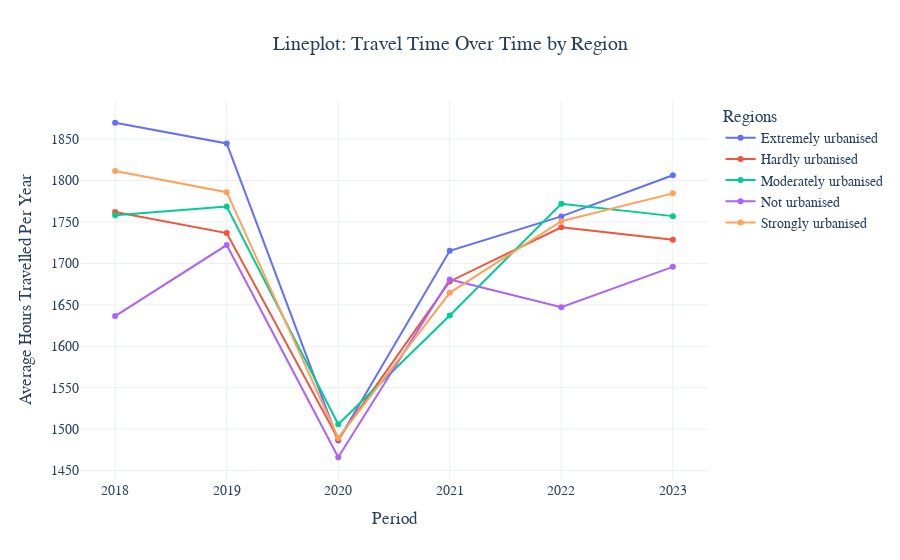
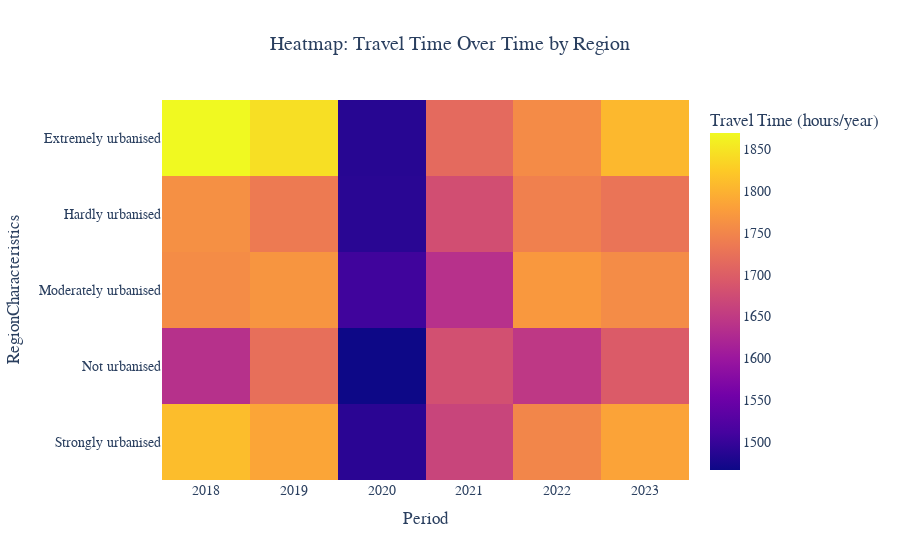
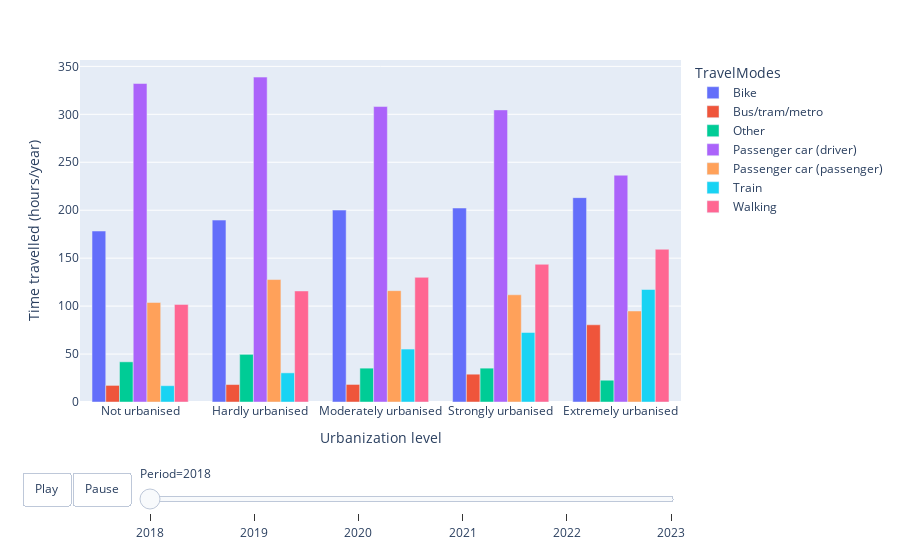

Source (notebook cell) for these figures, in order:
### Markdown cell above
**How did amount of travel time across periods in the different urbanisation levels (in minutes)?**

Understanding the variation travel time for passengers before, during and after the COVID-19 pandemic indicates how travel behaviour might have changed due to the pandemic. These results are cross-checked with the level of urbanisation and provides new insights. A variation of graphs are presented below. Both the graphs contain data from 2018-2023. The COVID-19 pandemic had significant effects on the travel time in 2020, as time furthers travel time augments again. The line plot displays, in line with the expectation, a sharp decline in travel time in 2020 (during the first 'hard'lock-down). It then continues to rise but not evenly across urbanisation level. The areas which were labelled as 'not urbanised' did not climb as fast as the other levels of urbanisation. This could, perhaps, be attributed to the amount of people that work 'remote' and would have to travel further than other people in different urbanisation areas. 


The heatmap underscores these trends with a visual representation of travel time variations. Brighter colors, indicating higher travel times, show a clear decline in 2020 across all regions. However, in the post-pandemic years, the colors reveal a gradual return to increased travel, with urbanized regions showing a more intense recovery. Notably, areas with lower urbanization remain shaded in darker colors, signaling that pre-COVID levels have yet to fully return.

These findings suggest that remote work and telecommuting may have a lasting impact, particularly in non-urbanized areas, where travel patterns may have fundamentally shifted due to the pandemic. This data could indicate a new equilibrium for travel demand, especially if remote work policies persist

### Code cell
# make plot for travelhours

# Deze naam moet anders, want dit werkt niet met hours nad minutes samen.

# Dit is voor justing zn grafieken:
datanototal = data[data['TravelModes'] != 'Total']  # Exclude 'Total'

plot_travelminutes()
barplotanimation(datanototal, 'Time_Travelled_Hours_Per_Year', 'Time travelled (hours/year)')

### Figure 1 — Plotly figure (JSON) as saved in the notebook; plotly's stock layout.template omitted (floating-point values rounded to 4 significant figures)
{"data": [{"hovertemplate": "Region Characteristics=Extremely urbanised<br>Time Period=%{x}<br>Travel Time (Hours/Year)=%{y}<extra></extra>", "legendgroup": "Extremely urbanised", "line": {"color": "#636efa", "dash": "solid"}, "marker": {"symbol": "circle"}, "mode": "lines+markers", "name": "Extremely urbanised", "orientation": "v", "showlegend": true, "type": "scatter", "x": [2018, 2019, 2020, 2021, 2022, 2023], "xaxis": "x", "y": [1870.0, 1845.0, 1486.0, 1715.0, 1757.0, 1806.0], "yaxis": "y"}, {"hovertemplate": "Region Characteristics=Hardly urbanised<br>Time Period=%{x}<br>Travel Time (Hours/Year)=%{y}<extra></extra>", "legendgroup": "Hardly urbanised", "line": {"color": "#EF553B", "dash": "solid"}, "marker": {"symbol": "circle"}, "mode": "lines+markers", "name": "Hardly urbanised", "orientation": "v", "showlegend": true, "type": "scatter", "x": [2018, 2019, 2020, 2021, 2022, 2023], "xaxis": "x", "y": [1762.0, 1737.0, 1488.0, 1678.0, 1744.0, 1729.0], "yaxis": "y"}, {"hovertemplate": "Region Characteristics=Moderately urbanised<br>Time Period=%{x}<br>Travel Time (Hours/Year)=%{y}<extra></extra>", "legendgroup": "Moderately urbanised", "line": {"color": "#00cc96", "dash": "solid"}, "marker": {"symbol": "circle"}, "mode": "lines+markers", "name": "Moderately urbanised", "orientation": "v", "showlegend": true, "type": "scatter", "x": [2018, 2019, 2020, 2021, 2022, 2023], "xaxis": "x", "y": [1758.0, 1769.0, 1506.0, 1637.0, 1772.0, 1757.0], "yaxis": "y"}, {"hovertemplate": "Region Characteristics=Not urbanised<br>Time Period=%{x}<br>Travel Time (Hours/Year)=%{y}<extra></extra>", "legendgroup": "Not urbanised", "line": {"color": "#ab63fa", "dash": "solid"}, "marker": {"symbol": "circle"}, "mode": "lines+markers", "name": "Not urbanised", "orientation": "v", "showlegend": true, "type": "scatter", "x": [2018, 2019, 2020, 2021, 2022, 2023], "xaxis": "x", "y": [1636.0, 1722.0, 1466.0, 1681.0, 1647.0, 1696.0], "yaxis": "y"}, {"hovertemplate": "Region Characteristics=Strongly urbanised<br>Time Period=%{x}<br>Travel Time (Hours/Year)=%{y}<extra></extra>", "legendgroup": "Strongly urbanised", "line": {"color": "#FFA15A", "dash": "solid"}, "marker": {"symbol": "circle"}, "mode": "lines+markers", "name": "Strongly urbanised", "orientation": "v", "showlegend": true, "type": "scatter", "x": [2018, 2019, 2020, 2021, 2022, 2023], "xaxis": "x", "y": [1812.0, 1786, 1489.0, 1664.0, 1751.0, 1785.0], "yaxis": "y"}], "layout": {"font": {"family": "Arial", "size": 14}, "legend": {"title": {"text": "Regions"}, "tracegroupgap": 0}, "title": {"font": {"size": 20}, "text": "Lineplot: Travel Time Over Time by Region", "x": 0.5}, "xaxis": {"anchor": "y", "domain": [0, 1], "title": {"text": "Period"}}, "yaxis": {"anchor": "x", "domain": [0, 1], "title": {"text": "Average Hours Travelled Per Year"}}}}

### Figure 2 — Plotly figure (JSON) as saved in the notebook; plotly's stock layout.template omitted (floating-point values rounded to 4 significant figures)
{"data": [{"coloraxis": "coloraxis", "hovertemplate": "Period: %{x}<br>RegionCharacteristics: %{y}<br>Travel Time (hours/year): %{z}<extra></extra>", "name": "0", "type": "heatmap", "x": [2018, 2019, 2020, 2021, 2022, 2023], "xaxis": "x", "y": ["Extremely urbanised", "Hardly urbanised", "Moderately urbanised", "Not urbanised", "Strongly urbanised"], "yaxis": "y", "z": [[1870.0, 1845.0, 1486.0, 1715.0, 1757.0, 1806.0], [1762.0, 1737.0, 1488.0, 1678.0, 1744.0, 1729.0], [1758.0, 1769.0, 1506.0, 1637.0, 1772.0, 1757.0], [1636.0, 1722.0, 1466.0, 1681.0, 1647.0, 1696.0], [1812.0, 1786, 1489.0, 1664.0, 1751.0, 1785.0]]}], "layout": {"coloraxis": {"colorbar": {"title": {"text": "Travel Time (hours/year)"}}, "colorscale": [[0, "#0d0887"], [0.1111, "#46039f"], [0.2222, "#7201a8"], [0.3333, "#9c179e"], [0.4444, "#bd3786"], [0.5556, "#d8576b"], [0.6667, "#ed7953"], [0.7778, "#fb9f3a"], [0.8889, "#fdca26"], [1, "#f0f921"]]}, "font": {"family": "Arial", "size": 14}, "title": {"font": {"size": 20}, "text": "Heatmap: Travel Time Over Time by Region", "x": 0.5}, "xaxis": {"anchor": "y", "domain": [0, 1], "title": {"text": "Period"}}, "yaxis": {"anchor": "x", "autorange": "reversed", "domain": [0, 1], "title": {"text": "RegionCharacteristics"}}}}

### Figure 3 — Plotly figure (JSON) as saved in the notebook; plotly's stock layout.template omitted (floating-point values rounded to 4 significant figures)
{"data": [{"alignmentgroup": "True", "hovertemplate": "TravelModes=Bike<br>Period=2018<br>Urbanization level=%{x}<br>Time travelled (hours/year)=%{y}<extra></extra>", "legendgroup": "Bike", "marker": {"color": "#636efa", "pattern": {"shape": ""}}, "name": "Bike", "offsetgroup": "Bike", "orientation": "v", "showlegend": true, "textposition": "auto", "type": "bar", "x": ["Extremely urbanised", "Hardly urbanised", "Moderately urbanised", "Not urbanised", "Strongly urbanised"], "xaxis": "x", "y": [213.1, 189.7, 200.1, 178.3, 202.3], "yaxis": "y"}, {"alignmentgroup": "True", "hovertemplate": "TravelModes=Bus/tram/metro<br>Period=2018<br>Urbanization level=%{x}<br>Time travelled (hours/year)=%{y}<extra></extra>", "legendgroup": "Bus/tram/metro", "marker": {"color": "#EF553B", "pattern": {"shape": ""}}, "name": "Bus/tram/metro", "offsetgroup": "Bus/tram/metro", "orientation": "v", "showlegend": true, "textposition": "auto", "type": "bar", "x": ["Extremely urbanised", "Hardly urbanised", "Moderately urbanised", "Not urbanised", "Strongly urbanised"], "xaxis": "x", "y": [80.5, 18.2, 18.3, 17.3, 29], "yaxis": "y"}, {"alignmentgroup": "True", "hovertemplate": "TravelModes=Other<br>Period=2018<br>Urbanization level=%{x}<br>Time travelled (hours/year)=%{y}<extra></extra>", "legendgroup": "Other", "marker": {"color": "#00cc96", "pattern": {"shape": ""}}, "name": "Other", "offsetgroup": "Other", "orientation": "v", "showlegend": true, "textposition": "auto", "type": "bar", "x": ["Extremely urbanised", "Hardly urbanised", "Moderately urbanised", "Not urbanised", "Strongly urbanised"], "xaxis": "x", "y": [22.7, 49.7, 35.3, 41.9, 35.3], "yaxis": "y"}, {"alignmentgroup": "True", "hovertemplate": "TravelModes=Passenger car (driver)<br>Period=2018<br>Urbanization level=%{x}<br>Time travelled (hours/year)=%{y}<extra></extra>", "legendgroup": "Passenger car (driver)", "marker": {"color": "#ab63fa", "pattern": {"shape": ""}}, "name": "Passenger car (driver)", "offsetgroup": "Passenger car (driver)", "orientation": "v", "showlegend": true, "textposition": "auto", "type": "bar", "x": ["Extremely urbanised", "Hardly urbanised", "Moderately urbanised", "Not urbanised", "Strongly urbanised"], "xaxis": "x", "y": [236.5, 338.8, 308.1, 332.1, 304.6], "yaxis": "y"}, {"alignmentgroup": "True", "hovertemplate": "TravelModes=Passenger car (passenger)<br>Period=2018<br>Urbanization level=%{x}<br>Time travelled (hours/year)=%{y}<extra></extra>", "legendgroup": "Passenger car (passenger)", "marker": {"color": "#FFA15A", "pattern": {"shape": ""}}, "name": "Passenger car (passenger)", "offsetgroup": "Passenger car (passenger)", "orientation": "v", "showlegend": true, "textposition": "auto", "type": "bar", "x": ["Extremely urbanised", "Hardly urbanised", "Moderately urbanised", "Not urbanised", "Strongly urbanised"], "xaxis": "x", "y": [94.9, 127.7, 116.1, 103.8, 111.8], "yaxis": "y"}, {"alignmentgroup": "True", "hovertemplate": "TravelModes=Train<br>Period=2018<br>Urbanization level=%{x}<br>Time travelled (hours/year)=%{y}<extra></extra>", "legendgroup": "Train", "marker": {"color": "#19d3f3", "pattern": {"shape": ""}}, "name": "Train", "offsetgroup": "Train", "orientation": "v", "showlegend": true, "textposition": "auto", "type": "bar", "x": ["Extremely urbanised", "Hardly urbanised", "Moderately urbanised", "Not urbanised", "Strongly urbanised"], "xaxis": "x", "y": [117.3, 30.4, 55.2, 17, 72.5], "yaxis": "y"}, {"alignmentgroup": "True", "hovertemplate": "TravelModes=Walking<br>Period=2018<br>Urbanization level=%{x}<br>Time travelled (hours/year)=%{y}<extra></extra>", "legendgroup": "Walking", "marker": {"color": "#FF6692", "pattern": {"shape": ""}}, "name": "Walking", "offsetgroup": "Walking", "orientation": "v", "showlegend": true, "textposition": "auto", "type": "bar", "x": ["Extremely urbanised", "Hardly urbanised", "Moderately urbanised", "Not urbanised", "Strongly urbanised"], "xaxis": "x", "y": [159.3, 115.8, 130, 101.8, 143.6], "yaxis": "y"}], "layout": {"barmode": "group", "legend": {"title": {"text": "TravelModes"}, "tracegroupgap": 0}, "margin": {"t": 60}, "sliders": [{"active": 0, "currentvalue": {"prefix": "Period="}, "len": 0.9, "pad": {"b": 10, "t": 60}, "steps": [{"args": [["2018"], {"frame": {"duration": 0, "redraw": true}, "fromcurrent": true, "mode": "immediate", "transition": {"duration": 0, "easing": "linear"}}], "label": "2018", "method": "animate"}, {"args": [["2019"], {"frame": {"duration": 0, "redraw": true}, "fromcurrent": true, "mode": "immediate", "transition": {"duration": 0, "easing": "linear"}}], "label": "2019", "method": "animate"}, {"args": [["2020"], {"frame": {"duration": 0, "redraw": true}, "fromcurrent": true, "mode": "immediate", "transition": {"duration": 0, "easing": "linear"}}], "label": "2020", "method": "animate"}, {"args": [["2021"], {"frame": {"duration": 0, "redraw": true}, "fromcurrent": true, "mode": "immediate", "transition": {"duration": 0, "easing": "linear"}}], "label": "2021", "method": "animate"}, {"args": [["2022"], {"frame": {"duration": 0, "redraw": true}, "fromcurrent": true, "mode": "immediate", "transition": {"duration": 0, "easing": "linear"}}], "label": "2022", "method": "animate"}, {"args": [["2023"], {"frame": {"duration": 0, "redraw": true}, "fromcurrent": true, "mode": "immediate", "transition": {"duration": 0, "easing": "linear"}}], "label": "2023", "method": "animate"}], "x": 0.1, "xanchor": "left", "y": 0, "yanchor": "top"}], "updatemenus": [{"buttons": [{"args": [null, {"frame": {"duration": 2000, "redraw": true}, "fromcurrent": true, "transition": {"duration": 1000}}], "label": "Play", "method": "animate"}, {"args": [[null], {"frame": {"duration": 0, "redraw": false}, "mode": "immediate", "transition": {"duration": 0}}], "label": "Pause", "method": "animate"}], "direction": "left", "pad": {"r": 10, "t": 70}, "showactive": false, "type": "buttons", "x": 0.1, "xanchor": "right", "y": 0, "yanchor": "top"}], "xaxis": {"anchor": "y", "categoryarray": ["Not urbanised", "Hardly urbanised", "Moderately urbanised", "Strongly urbanised", "Extremely urbanised"], "categoryorder": "array", "domain": [0, 1], "title": {"text": "Urbanization level"}}, "yaxis": {"anchor": "x", "domain": [0, 1], "title": {"text": "Time travelled (hours/year)"}}}}
